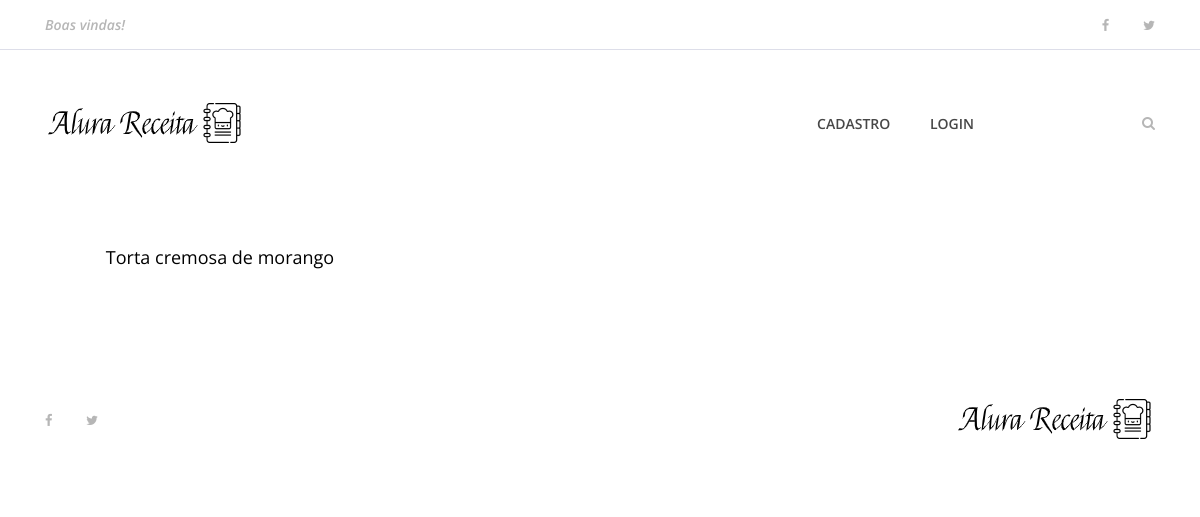
The app's page /busca, older data.
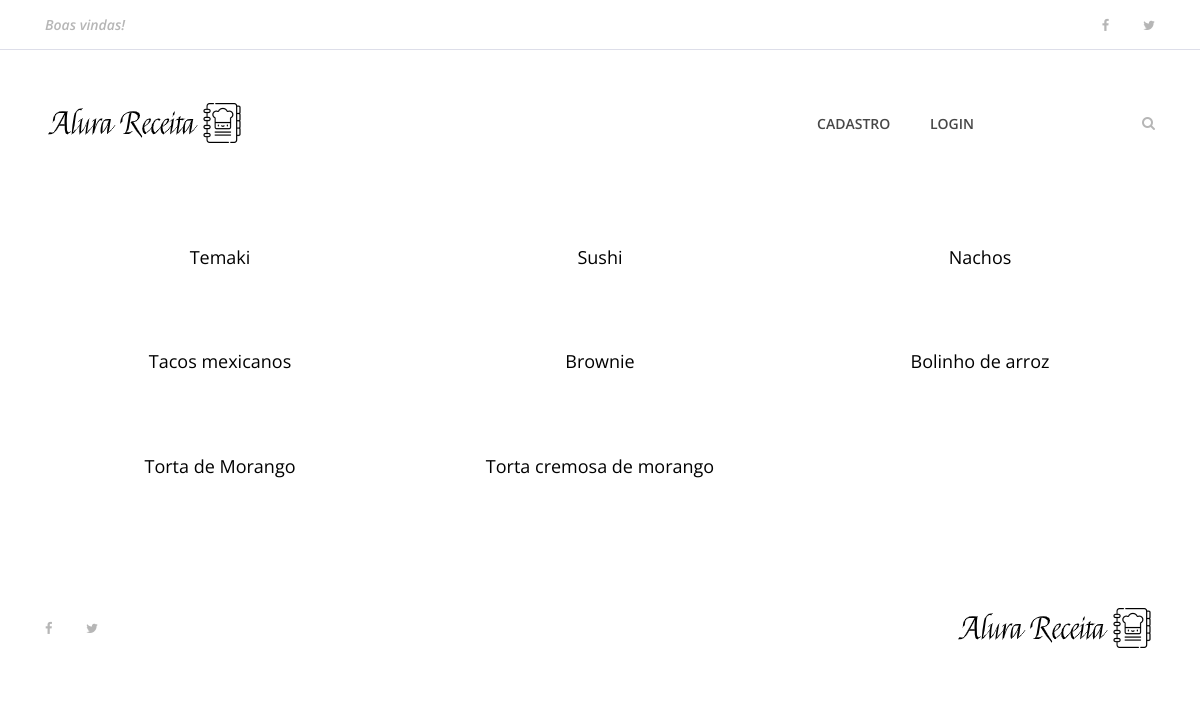
The same page, newer data.
### apps/receitas/models.py (models this page shows, shortened)
class Receita(models.Model):
    pessoa = models.ForeignKey(User, on_delete=models.CASCADE)
    nome_receita = models.CharField(max_length=255)
    ingredientes = models.TextField()
    modo_preparo = models.TextField()
    tempo_preparo = models.IntegerField()
    rendimento = models.CharField(max_length=100)
    categoria = models.CharField(max_length=100)
    date_receita = models.DateTimeField(default=datetime.now, blank=True)
    foto_receita = models.ImageField(upload_to='fotos/%d/%m/%Y/', blank=True)
    publicada = models.BooleanField(default=False)

### apps/receitas/views/busca.py (the view)
# urls.py: path('busca', busca, name='busca'),
def busca(request):
    lista_receitas = Receita.objects.order_by(
        '-date_receita').filter(publicada=False)
    if 'busca' in request.GET:
        nome_busca = request.GET['busca']
        lista_receitas = lista_receitas.filter(
            nome_receita__icontains=nome_busca)
    dados = {
        'receitas': lista_receitas
    }
    return render(request, 'receitas/busca.html', dados)

### templates/receitas/busca.html (shortened to what this page needs)
{% extends 'base.html' %}
{% load static %}
{% block content %}
    {% include 'partials/_menu.html' %}
    <section class="best-receipe-area">
        <div class="container">
            <div class="row">
                {% if receitas %}
                {% for receita in receitas %}
                <div class="col-12 col-sm-6 col-lg-4">
                    <div class="single-best-receipe-area mb-30">
                        <div class="receipe-content">
                            <a href="{% url 'receita' receita.id %}">
                                <h5>{{ receita.nome_receita }}</h5>
                            </a>
                        </div>
                    </div>
                </div>
                {% endfor %}
                {% else %}
                    <div class="col-12 col-sm-6 col-lg-4">
                        <p>Receita não encontrada</p>
                    </div>
                {% endif %}
            </div>
        </div>
    </section>
    {% include 'partials/_footer.html' %}
{% endblock %}

### templates/base.html (shortened to what this page needs)
{% load static %}
<!DOCTYPE html>
<html lang="en">
<head>
    <link rel="stylesheet" href="{% static 'site.css' %}">
</head>
<body>
    {% block content %} {% endblock %}
</body>
</html>

### templates/partials/_busca.html (shortened to what this page needs)
{% load static %}

### templates/partials/_menu.html (shortened to what this page needs)
{% load static %}
<header class="header-area">
    <div class="top-header-area">
        <div class="container h-100">
            <div class="row h-100 align-items-center justify-content-between">
                <div class="col-12 col-sm-6">
                    <div class="breaking-news">
                        <div id="breakingNewsTicker" class="ticker">
                            <ul>
                                <li><a href="">Boas vindas!</a></li>
                            </ul>
                        </div>
                    </div>
                </div>
                <div class="col-12 col-sm-6">
                    <div class="top-social-info text-right">
                        <a href=""><i class="fa fa-facebook" aria-hidden="true"></i></a>
                        <a href=""><i class="fa fa-twitter" aria-hidden="true"></i></a>
                    </div>
                </div>
            </div>
        </div>
    </div>
    <div class="delicious-main-menu">
        <div class="classy-nav-container breakpoint-off">
            <div class="container">
                <nav class="classy-navbar justify-content-between" id="deliciousNav">
                    <a class="nav-brand" href="{% url 'index' %}"><img src="{% static 'img/core-img/logo.png' %}" alt=""></a>
                    <div class="classy-menu">
                        <div class="classynav">
                            <ul>
                                {% if user.is_authenticated %}
                                    <li><a href="{% url 'index' %}">Página principal</a></li>
                                    <li><a href="{% url 'dashboard' %}">Minhas receitas</a></li>
                                    <li><a href="{% url 'cria_receita' %}">Criar receita</a></li>
                                    {% if user.is_superuser %}
                                        <li><a href="{% url 'admin:index' %}">Admin</a></li>
                                    {% endif %}
                                    <li><a href="{% url 'logout' %}">Logout</a></li>
                                {% else %}
                                    <li><a href="{% url 'cadastro' %}">Cadastro</a></li>
                                    <li><a href="{% url 'login' %}">Login</a></li>
                                {%  endif %}
                            </ul>
                            <div class="search-btn">
                                <i class="fa fa-search" aria-hidden="true"></i>
                            </div>
                        </div>
                    </div>
                </nav>
            </div>
        </div>
    </div>
</header>

### templates/partials/_footer.html
{% load static %}
<footer class="footer-area">
    <div class="container h-100">
        <div class="row h-100">
            <div class="col-12 h-100 d-flex flex-wrap align-items-center justify-content-between">
                <div class="footer-social-info text-right">
                    <a href="#"><i class="fa fa-facebook" aria-hidden="true"></i></a>
                    <a href="#"><i class="fa fa-twitter" aria-hidden="true"></i></a>
                </div>
                <div class="footer-logo">
                    <a href="{% url 'index' %}"><img src="{% static 'img/core-img/logo.png' %}" alt=""></a>
                </div>
            </div>
        </div>
    </div>
</footer>

### projetoReceita/static/site.css (style rules this page uses)
* { margin: 0; padding: 0; }
body { font-family: "Open Sans", sans-serif; font-size: 14px; }
h1, h2, h3, h4, h5, h6 { color: #000000; line-height: 1.3; font-weight: 600; }
a, a:hover, a:focus { -webkit-transition-duration: 500ms; transition-duration: 500ms; text-decoration: none; outline: 0 solid transparent; color: #000000; font-weight: 600; font-size: 14px; color: #474747; }
ul, ol { margin: 0; }
ul li, ol li { list-style: none; }
img { height: auto; max-width: 100%; }
.mb-30 { margin-bottom: 30px !important; }
.header-area { position: relative; z-index: 100; width: 100%; }
.header-area .top-header-area { width: 100%; height: 50px; background-color: #ffffff; border-bottom: 1px solid #dddee9; }
.header-area .top-header-area .breaking-news { position: relative; z-index: 1; }
.header-area .top-header-area .breaking-news .ticker { width: 100%; text-align: left; position: relative; overflow: hidden; }
.header-area .top-header-area .breaking-news .ticker ul { width: 100%; position: relative; z-index: 1; }
.header-area .top-header-area .breaking-news .ticker ul li { display: none; width: 100%; }
.header-area .top-header-area .breaking-news .ticker ul li a { font-size: 14px; color: #b6b6b6; font-style: italic; }
.header-area .top-header-area .top-social-info a { display: inline-block; color: #b6b6b6; font-size: 13px; margin-right: 30px; }
.header-area .top-header-area .top-social-info a:last-child { margin-right: 0; }
.header-area .delicious-main-menu { position: relative; width: 100%; z-index: 100; height: 145px; }
.header-area .delicious-main-menu .classy-nav-container { background-color: transparent; }
.header-area .delicious-main-menu .classy-navbar { height: 145px; padding: 0; }
.header-area .delicious-main-menu .classy-navbar .classynav ul li a { font-weight: 600; }
.header-area .delicious-main-menu .classy-navbar .classynav > ul > li > a { text-transform: uppercase; padding: 12px 18px 11px; background-color: transparent; border-bottom: 3px solid transparent; line-height: 1; color: #474747; font-weight: 600; }
.header-area .delicious-main-menu .classynav .search-btn { color: #b6b6b6; margin-left: 150px; cursor: pointer; -webkit-transition-duration: 500ms; transition-duration: 500ms; }
.header-area .delicious-main-menu .classynav .search-btn i { -webkit-transition-duration: 500ms; transition-duration: 500ms; }
.best-receipe-area { position: relative; z-index: 1; padding-bottom: 50px; }
.single-best-receipe-area { position: relative; z-index: 1; }
.single-best-receipe-area .receipe-content { padding-top: 30px; text-align: center; }
.single-best-receipe-area .receipe-content h5 { font-size: 18px; margin-bottom: 10px; font-weight: 400; -webkit-transition-duration: 500ms; transition-duration: 500ms; }
.footer-area { position: relative; z-index: 1; width: 100%; height: 140px; background-color: #ffffff; }
.footer-area .footer-social-info { padding-right: 15px; }
.footer-area .footer-social-info a { display: inline-block; color: #b6b6b6; font-size: 13px; margin-right: 30px; }
.footer-area .footer-social-info a:last-child { margin-right: 0; }

Row changes from the older to the newer data that the page shows:
added Receita: nome_receita "Temaki"
added Receita: nome_receita "Sushi"
added Receita: nome_receita "Nachos"
added Receita: nome_receita "Tacos mexicanos"
added Receita: nome_receita "Brownie"
added Receita: nome_receita "Bolinho de arroz"
added Receita: nome_receita "Torta de Morango"
